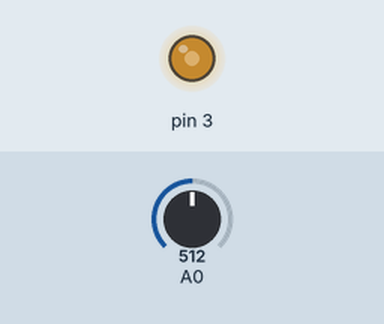
Recording of a sketch running on a simulated Arduino Uno, built with avr-gcc and run on an emulated ATmega328P. Parts: output pins drawn as LEDs (lit = HIGH). The test bench sets the inputs (shaded band); at power-on: A0 = 512.

Above: at 1.2 s.
1.3 s: A0 set to 716
At 1.9 s:
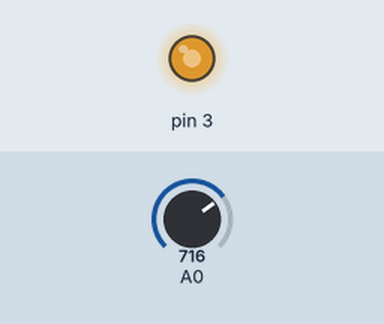
2.8 s: A0 set to 900
At 4.0 s:
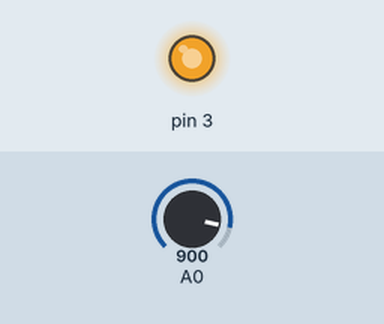
4.3 s: A0 set to 122
At 5.4 s:
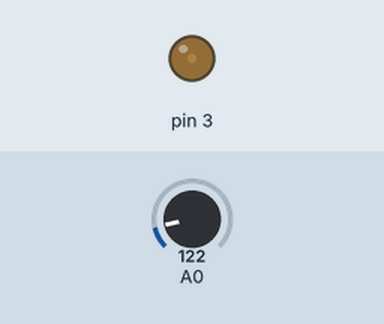
5.8 s: A0 set to 0
At 6.5 s:
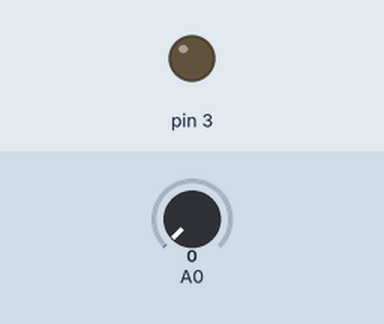
7.3 s: A0 set to 511
At 7.7 s:
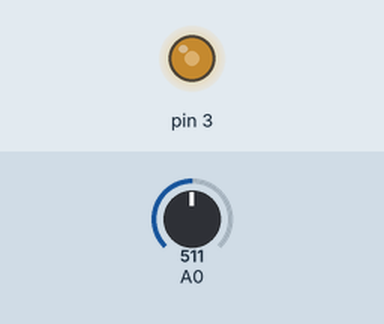
Timing chart, 0 to 9.8 s (numbered marks = the images above; inputs shaded):
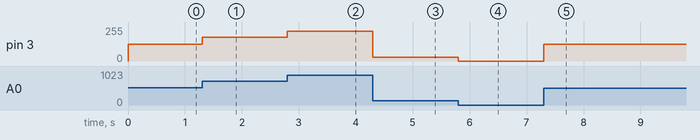

The sketch:

Code.ino
```cpp
void setup()
{
}

void loop()
{
  int A0 = analogRead(A0);
  analogWrite(3, map(A0, 0, 1023, 0, 255));

  if(A0 > 510) {
    digitalWrite(2, 1);
  } else {
    digitalWrite(2, 0);
  }
}
```

Measured:
- after the input at 1.3 s, pin 3: 127/255 → 178/255 at once
- after the input at 2.8 s, pin 3: 178/255 → 224/255 at once
- after the input at 4.3 s, pin 3: 224/255 → 30/255 at once
- after the input at 5.8 s, pin 3: 30/255 → 0/255 at once
- after the input at 7.3 s, pin 3: 0/255 → 127/255 at once
